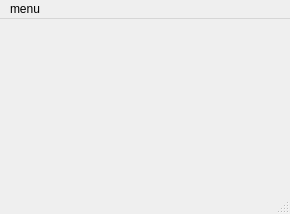
<?xml version="1.0" encoding="UTF-8"?>
<ui version="4.0">
 <class>MainWindow</class>
 <widget class="QMainWindow" name="MainWindow">
  <property name="geometry">
   <rect>
    <x>0</x>
    <y>0</y>
    <width>290</width>
    <height>214</height>
   </rect>
  </property>
  <property name="windowTitle">
   <string>MainWindow</string>
  </property>
  <property name="styleSheet">
   <string notr="true"> 
QMenu {
    background-color: #fff;
    color: #4A5DD6;
    border: 1.5px solid #D6DCF5;
	border-radius: 5px;
    margin: 2px;
    font-size: 14px;
    font-family: 'Segoe UI', 'SF Pro Text', sans-serif;
}
QMenu::item {
    background-color: transparent;
    padding: 5px 25px 5px 20px;
}
QMenu::item:selected {
    background-color: #5B6EE9;
    color: white;
}
QMenu::separator {
    height: 1px;
    background: #555;
    margin: 5px 10px;
}</string>
  </property>
  <widget class="QWidget" name="centralwidget"/>
  <widget class="QStatusBar" name="statusbar"/>
  <widget class="QMenuBar" name="menubar">
   <property name="geometry">
    <rect>
     <x>0</x>
     <y>0</y>
     <width>290</width>
     <height>21</height>
    </rect>
   </property>
   <widget class="QMenu" name="menumenu">
    <property name="title">
     <string>menu</string>
    </property>
    <addaction name="actionNova_Turma"/>
    <addaction name="actionCadastrar_Aluno"/>
    <addaction name="actionCadastrar_Funcion_rio"/>
   </widget>
   <addaction name="menumenu"/>
  </widget>
  <action name="actionNova_Turma">
   <property name="text">
    <string>Nova Turma</string>
   </property>
  </action>
  <action name="actionCadastrar_Aluno">
   <property name="text">
    <string>Cadastrar Aluno</string>
   </property>
  </action>
  <action name="actionCadastrar_Funcion_rio">
   <property name="text">
    <string>Cadastrar Funcionário</string>
   </property>
  </action>
 </widget>
 <resources/>
 <connections/>
</ui>
